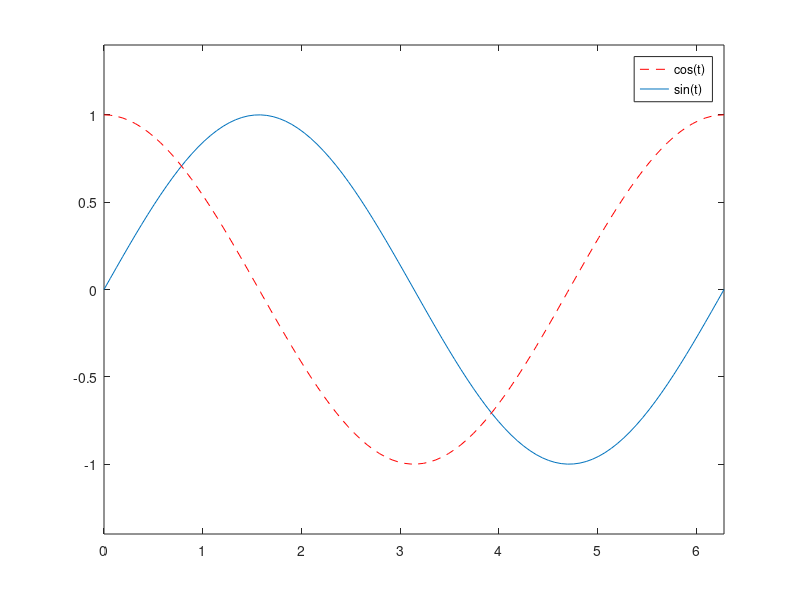

Write MATLAB code to recreate this figure.
% --- Problem 5
% --- (a)
t = linspace(0, pi * 2);
theSplot = plot(t, sin(t))

% --- (b)
hold on

% --- (c)
theCplot = plot(t, cos(t), "--red")

% --- (d)
legend([theCplot, theSplot], "cos(t)", "sin(t)")

% --- (e)
xlim([0, pi * 2])
ylim([-1.4, 1.4])
